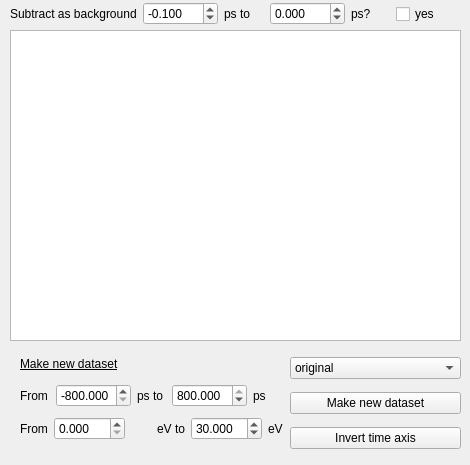
      <widget class="QWidget" name="TRPES">
       <attribute name="title">
        <string>TRPES</string>
       </attribute>
       <widget class="GraphicsLayoutWidget" name="viewer_global_orig_TRPES">
        <property name="geometry">
         <rect>
          <x>10</x>
          <y>30</y>
          <width>451</width>
          <height>311</height>
         </rect>
        </property>
        <property name="toolTip">
         <string>Scroll pour zoom, 
click on 'A' in the lower-left corner to get back
 Dragging the lines of the colobar on the right changes the z-scale
Right Mouse-click for more options (e.g. log-scale of the time-axis)</string>
        </property>
       </widget>
       <widget class="QWidget" name="layoutWidget">
        <property name="geometry">
         <rect>
          <x>10</x>
          <y>0</y>
          <width>430</width>
          <height>28</height>
         </rect>
        </property>
        <layout class="QHBoxLayout" name="horizontalLayout_51">
         <item>
          <widget class="QLabel" name="label_43">
           <property name="text">
            <string>Subtract as background</string>
           </property>
          </widget>
         </item>
         <item>
          <widget class="QDoubleSpinBox" name="doubleSpinBox_global_bg_subtract_from">
           <property name="decimals">
            <number>3</number>
           </property>
           <property name="minimum">
            <double>-500.000000000000000</double>
           </property>
           <property name="maximum">
            <double>500.000000000000000</double>
           </property>
           <property name="value">
            <double>-0.100000000000000</double>
           </property>
          </widget>
         </item>
         <item>
          <widget class="QLabel" name="label_44">
           <property name="text">
            <string>ps to</string>
           </property>
          </widget>
         </item>
         <item>
          <widget class="QDoubleSpinBox" name="doubleSpinBox_global_bg_subtract_to">
           <property name="decimals">
            <number>3</number>
           </property>
           <property name="minimum">
            <double>-500.000000000000000</double>
           </property>
           <property name="maximum">
            <double>500.000000000000000</double>
           </property>
           <property name="value">
            <double>0.000000000000000</double>
           </property>
          </widget>
         </item>
         <item>
          <widget class="QLabel" name="label_45">
           <property name="text">
            <string>ps?</string>
           </property>
          </widget>
         </item>
         <item>
          <widget class="QCheckBox" name="checkBox_global_subtract_background">
           <property name="text">
            <string>yes</string>
           </property>
          </widget>
         </item>
        </layout>
       </widget>
       <widget class="QWidget" name="layoutWidget_35">
        <property name="geometry">
         <rect>
          <x>20</x>
          <y>350</y>
          <width>263</width>
          <height>92</height>
         </rect>
        </property>
        <layout class="QVBoxLayout" name="verticalLayout_22">
         <item>
          <layout class="QHBoxLayout" name="horizontalLayout_108">
           <item>
            <widget class="QLabel" name="label_99">
             <property name="font">
              <font>
               <underline>true</underline>
              </font>
             </property>
             <property name="text">
              <string>Make new dataset</string>
             </property>
            </widget>
           </item>
           <item>
            <spacer name="horizontalSpacer_31">
             <property name="orientation">
              <enum>Qt::Horizontal</enum>
             </property>
             <property name="sizeHint" stdset="0">
              <size>
               <width>40</width>
               <height>20</height>
              </size>
             </property>
            </spacer>
           </item>
          </layout>
         </item>
         <item>
          <layout class="QHBoxLayout" name="horizontalLayout_109">
           <item>
            <widget class="QLabel" name="label_100">
             <property name="text">
              <string>From</string>
             </property>
            </widget>
           </item>
           <item>
            <widget class="QDoubleSpinBox" name="doubleSpinBox_global_dataset_time_min">
             <property name="decimals">
              <number>3</number>
             </property>
             <property name="minimum">
              <double>-800.000000000000000</double>
             </property>
             <property name="maximum">
              <double>800.000000000000000</double>
             </property>
             <property name="value">
              <double>-800.000000000000000</double>
             </property>
            </widget>
           </item>
           <item>
            <widget class="QLabel" name="label_101">
             <property name="text">
              <string>ps to</string>
             </property>
            </widget>
           </item>
           <item>
            <widget class="QDoubleSpinBox" name="doubleSpinBox_global_dataset_time_max">
             <property name="decimals">
              <number>3</number>
             </property>
             <property name="minimum">
              <double>-800.000000000000000</double>
             </property>
             <property name="maximum">
              <double>800.000000000000000</double>
             </property>
             <property name="value">
              <double>800.000000000000000</double>
             </property>
            </widget>
           </item>
           <item>
            <widget class="QLabel" name="label_105">
             <property name="text">
              <string>ps</string>
             </property>
            </widget>
           </item>
          </layout>
         </item>
         <item>
          <layout class="QHBoxLayout" name="horizontalLayout_110">
           <item>
            <widget class="QLabel" name="label_106">
             <property name="text">
              <string>From</string>
             </property>
            </widget>
           </item>
           <item>
            <widget class="QDoubleSpinBox" name="doubleSpinBox_global_dataset_eV_min">
             <property name="decimals">
              <number>3</number>
             </property>
             <property name="minimum">
              <double>0.000000000000000</double>
             </property>
             <property name="maximum">
              <double>500.000000000000000</double>
             </property>
             <property name="value">
              <double>0.000000000000000</double>
             </property>
            </widget>
           </item>
           <item>
            <spacer name="horizontalSpacer_36">
             <property name="orientation">
              <enum>Qt::Horizontal</enum>
             </property>
             <property name="sizeHint" stdset="0">
              <size>
               <width>40</width>
               <height>20</height>
              </size>
             </property>
            </spacer>
           </item>
           <item>
            <widget class="QLabel" name="label_107">
             <property name="text">
              <string>eV to</string>
             </property>
            </widget>
           </item>
           <item>
            <widget class="QDoubleSpinBox" name="doubleSpinBox_global_dataset_eV_max">
             <property name="decimals">
              <number>3</number>
             </property>
             <property name="minimum">
              <double>0.000000000000000</double>
             </property>
             <property name="maximum">
              <double>500.000000000000000</double>
             </property>
             <property name="value">
              <double>30.000000000000000</double>
             </property>
            </widget>
           </item>
           <item>
            <widget class="QLabel" name="label_117">
             <property name="text">
              <string>eV</string>
             </property>
            </widget>
           </item>
          </layout>
         </item>
        </layout>
       </widget>
       <widget class="QWidget" name="layoutWidget">
        <property name="geometry">
         <rect>
          <x>290</x>
          <y>350</y>
          <width>171</width>
          <height>106</height>
         </rect>
        </property>
        <layout class="QVBoxLayout" name="verticalLayout_24">
         <item>
          <widget class="QComboBox" name="comboBox_global_TRPES_which">
           <item>
            <property name="text">
             <string>original</string>
            </property>
           </item>
          </widget>
         </item>
         <item>
          <widget class="QPushButton" name="pushButton_global_make_new_dataset">
           <property name="text">
            <string>Make new dataset</string>
           </property>
          </widget>
         </item>
         <item>
          <widget class="QPushButton" name="pushButton_global_invert_time_axis">
           <property name="text">
            <string>Invert time axis</string>
           </property>
          </widget>
         </item>
        </layout>
       </widget>
      </widget>
